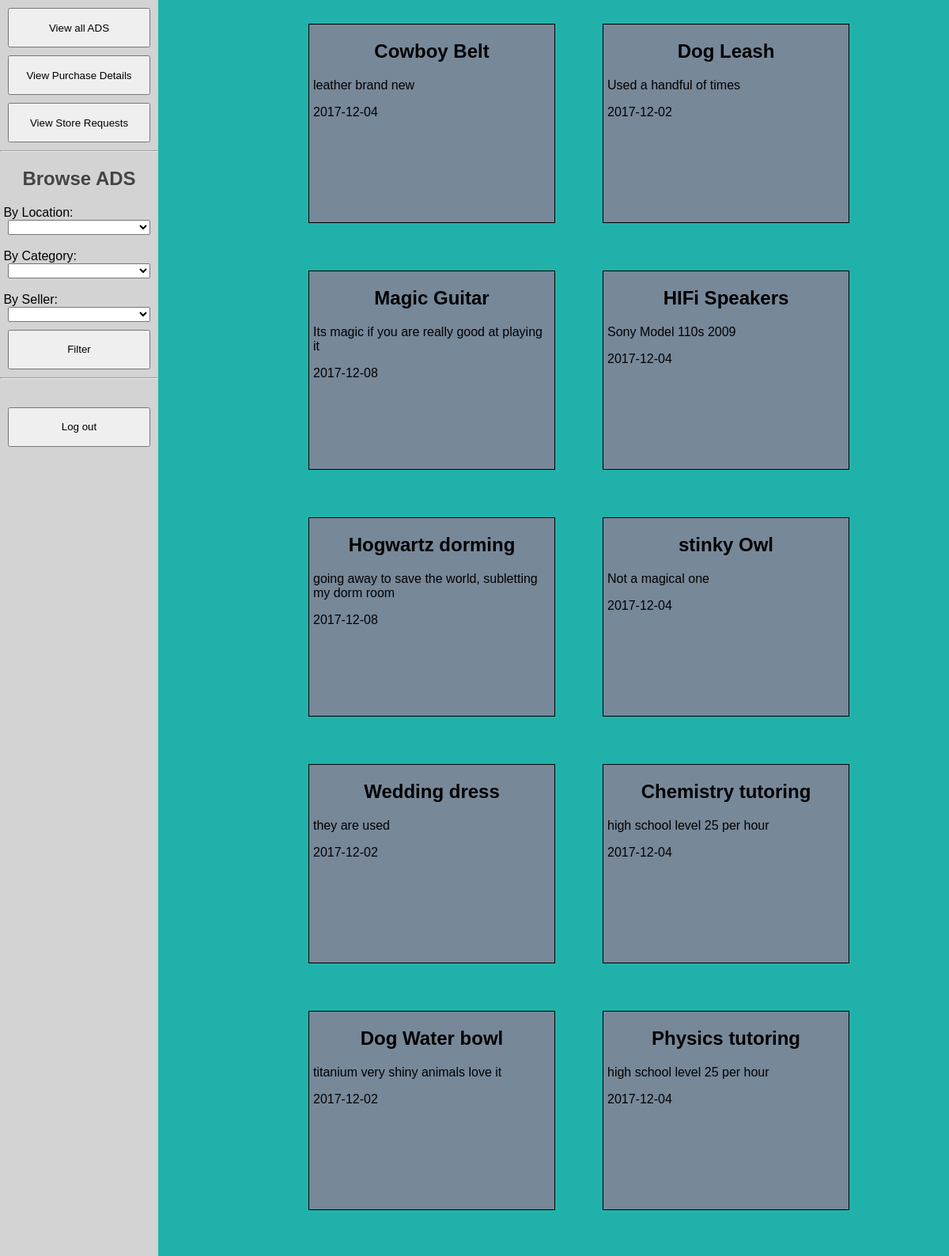
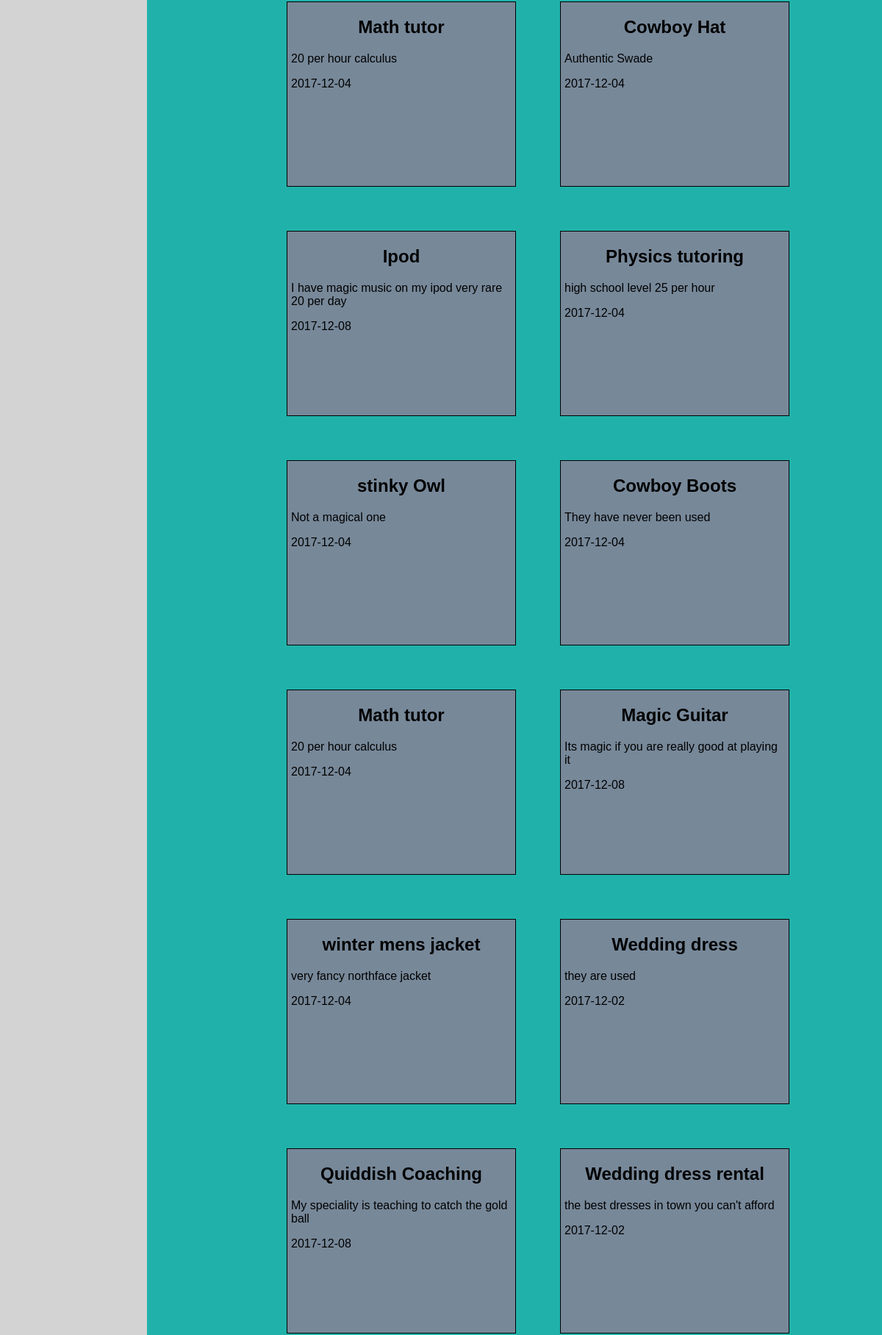
The page /userpage.php (signed in, upper part) on the database its author committed (2 pictures, top to bottom).
### tables this page shows
CREATE TABLE Ad (
    Id int PRIMARY KEY NOT NULL AUTO_INCREMENT,
    Username varchar(50) NOT NULL,
    Email varchar(50) NOT NULL,
    PhoneNumber varchar(20) NOT NULL,
    Price float NOT NULL,
    Available varchar(20) NOT NULL DEFAULT "ONLINE",
    ForSaleBy varchar(50) NOT NULL,
    Title varchar(50) NOT NULL,
    AdDesc varchar(255) NOT NULL,
    Addr varchar(100) NOT NULL,
    Category varchar(50) NOT NULL,
    SubCategory varchar(50) NOT NULL,
    Province varchar(50) NOT NULL,
    City varchar(50) NOT NULL,
    Posted Date,
    Sold   varchar(1) NOT NULL DEFAULT 'F',
    Promotion int NOT NULL DEFAULT 0,
    Rating int NOT NULL DEFAULT 0,
    Deleted varchar(1) NOT NULL DEFAULT 'F',
    Img    varchar(500) NOT NULL DEFAULT "",
    foreign key (Username) REFERENCES User(Username),
    foreign key (SubCategory) REFERENCES SubCategory(SubCategoryName),
    foreign key (City) REFERENCES City(city_name)
);

### utils.php (the view, shortened to what this page needs)
<?php
function locationDropdown($provinces,$cities,$selectedProvince = null,$selectedCity = null) {
    echo "<select required id='province' name='province' type='text'>";
    echo "<option value=''> </option>";
    for($i = 0; $i < count($provinces); $i++) {
      if($provinces[$i]["province_name"] == $selectedProvince) {
        echo "<option selected='selected' value='" . $provinces[$i]["province_name"]  . "'>" . str_replace("-"," ",$provinces[$i]["province_name"])  . "</option>";
      } else {
        echo "<option value='" . $provinces[$i]["province_name"]  . "'>" . str_replace("-"," ",$provinces[$i]["province_name"])  . "</option>";
      }
    }
    echo "</select>";
}
function displayAds($ads,$mode = "NORMAL") {
    if($mode == "NORMAL") {
        for($i = 0; $i < count($ads); $i++) {
            echo "<div onclick='window.location.href=" . "\"viewad.php?id=" . $ads[$i]["Id"]  . "\"" . ";'" . "class='ad'><h2>" . $ads[$i]["Title"] . '</h2>';
            echo "<p>"  . $ads[$i]["AdDesc"] .  "</p>";
            echo "<p>" . $ads[$i]["Posted"] . "</p>";
            echo "</div>";
        }
    }
}
?>

### userpage.php (shortened to what this page needs)
<?php include 'config.php'; ?>
<?php include 'utils.php'; ?>
<!doctype html>
<html lang="en">
  <head>
    <link rel="stylesheet" href="index.css"/>
    <link rel="stylesheet" href="userpage.css"/>
  </head>
  <body>
    <?
    $conn = new PDO("mysql:host=$servername;dbname=$dbname", $username, $password);
    $conn->setAttribute(PDO::ATTR_ERRMODE, PDO::ERRMODE_EXCEPTION);
    $stmt = $conn->prepare("SELECT * FROM Category");
    $stmt->execute();
    $stmt->setFetchMode(PDO::FETCH_ASSOC);
    $categories = $stmt->fetchAll();
    $stmt = $conn->prepare("SELECT * FROM Province");
    $stmt->execute();
    $stmt->setFetchMode(PDO::FETCH_ASSOC);
    $provinces = $stmt->fetchAll();
    $stmt = $conn->prepare("SELECT * FROM City");
    $stmt->execute();
    $stmt->setFetchMode(PDO::FETCH_ASSOC);
    $cities = $stmt->fetchAll();
    $stmt = $conn->prepare("SELECT DISTINCT a.Username FROM Ad a, User u WHERE u.Username = a.Username AND DATE_ADD(a.Posted, INTERVAL u.Membership DAY) >= CURDATE() AND a.Available='ONLINE' AND a.Deleted='F' AND Sold='F'");
    $stmt->execute();
    $stmt->setFetchMode(PDO::FETCH_ASSOC);
    $sellers = $stmt->fetchAll();
    $ads = array();
    if(isset($_GET["myads"])) {
        if($_GET["myads"] != "") {
            $stmt = $conn->prepare("SELECT * FROM Ad WHERE Username=:username");
            $stmt->bindParam(':username', $_SESSION["Username"]);
            $stmt->execute();
            $stmt->setFetchMode(PDO::FETCH_ASSOC);
            $ads = $stmt->fetchAll();
        }
    } else {
        $stmt = $conn->prepare("SELECT a.* FROM Ad a, User u WHERE u.Username = a.Username AND DATE_ADD(a.Posted, INTERVAL u.Membership DAY) >= CURDATE() AND a.Available='ONLINE' AND a.Deleted='F' AND Sold='F' ORDER BY a.Promotion DESC");
        $stmt->bindParam(':username', $_SESSION["Username"]);
        $stmt->execute();
        $stmt->setFetchMode(PDO::FETCH_ASSOC);
        $tempads = $stmt->fetchAll();
        for($i = 0; $i < count($tempads); $i++) {
            $filtered = false;
            if(!$filtered) {
                array_push($ads,$tempads[$i]);
            }
        }
    }
    ?>
    <? if($_SESSION["Usertype"] == "ADMIN") { ?>
        <div class="aside">
            <button type="button" onclick="viewAllAds()"> View all ADS </button>
            <button type="button" onclick="purchaseDetails()"> View Purchase Details </button>
            <button type="button" onclick="requests()"> View Store Requests </button>
            <hr>
            <h2> Browse ADS </h2>
            &nbsp;By Location: <br>
            <?php locationDropdown($provinces,$cities); ?>
            <br>
            &nbsp;By Category: <br>
            <select id="category">
                <option value="">  </option>
                <? for($i = 0; $i < count($categories); $i++) {
                    echo "<option value='" . $categories[$i]["CategoryName"]  . "'>" . $categories[$i]["CategoryName"]  . "</option>";
                } ?>
            </select>
            <br> &nbsp;By Seller: <br>
            <select id="seller">
                <option value="">  </option>
                <? for($i = 0; $i < count($sellers); $i++) {
                    echo "<option value='" . $sellers[$i]["Username"]  . "'>" . $sellers[$i]["Username"]  . "</option>";
                } ?>
            </select>
            <button type="button" onclick="filter()" >  Filter </button>
            <hr>
            <br>
            <button type="button" onclick="logout()"> Log out </button>
        </div>
        <div class="content">
                <?php displayAds($ads); ?>
        </div>
    <? } ?>
  </body>
</html>

### index.css (style rules this page uses)
html, body { margin:0px; padding:0px; height:100%; width:100%; font-family: Helvetica, sans-serif; }
body { display:flex; align-content: center; justify-content: center; }
select { margin:5px; }
button { flex: 0 0 auto; display:block; margin:10px; width:200px; height:50px; }
.aside { flex:0 0 auto; height:100%; width:200px; background-color:lightgrey; margin:0; margin-right:auto; }
.content { flex:1 0 auto; background-color:lightseagreen; display:flex; flex-flow:row wrap; overflow-y:scroll; max-width:70%; }
.aside button { width:90%; margin-left:auto; margin-right:auto; }
.aside h2 { text-align:center; color:#444444; }
.aside select { width:90%; display:block; margin:0 auto 0 auto; }
.ad { flex:0 0 auto; width:300px; height:250px; background-color:lightslategray; border:1px solid black; margin:30px; padding-left:5px; padding-right:5px; overflow:none; cursor:pointer; }
.ad h2 { text-align:center; }

### userpage.css (style rules this page uses)
body { background-color:lightseagreen; }

### rows shown on the page
ad: Title "Cowboy Belt", AdDesc "leather brand new", Posted "2017-12-04"
ad: Title "Dog Leash", AdDesc "Used a handful of times", Posted "2017-12-02"
ad: Title "Magic Guitar", AdDesc "Its magic if you are really good at playing it", Posted "2017-12-08"
ad: Title "HIFi Speakers", AdDesc "Sony Model 110s 2009", Posted "2017-12-04"
ad: Title "Hogwartz dorming", AdDesc "going away to save the world, subletting my dorm room", Posted "2017-12-08"
ad: Title "stinky Owl", AdDesc "Not a magical one", Posted "2017-12-04"
ad: Title "Wedding dress", AdDesc "they are used", Posted "2017-12-02"
ad: Title "Chemistry tutoring", AdDesc "high school level 25 per hour", Posted "2017-12-04"
ad: Title "Dog Water bowl", AdDesc "titanium very shiny animals love it", Posted "2017-12-02"
ad: Title "Physics tutoring", AdDesc "high school level 25 per hour", Posted "2017-12-04"
ad: Title "Math tutor", AdDesc "20 per hour calculus", Posted "2017-12-04"
ad: Title "Cowboy Hat", AdDesc "Authentic Swade", Posted "2017-12-04"
ad: Title "Ipod", AdDesc "I have magic music on my ipod very rare 20 per day", Posted "2017-12-08"
ad: Title "Physics tutoring", AdDesc "high school level 25 per hour", Posted "2017-12-04"
ad: Title "stinky Owl", AdDesc "Not a magical one", Posted "2017-12-04"
ad: Title "Cowboy Boots", AdDesc "They have never been used", Posted "2017-12-04"
ad: Title "Math tutor", AdDesc "20 per hour calculus", Posted "2017-12-04"
ad: Title "Magic Guitar", AdDesc "Its magic if you are really good at playing it", Posted "2017-12-08"
ad: Title "winter mens jacket", AdDesc "very fancy northface jacket", Posted "2017-12-04"
ad: Title "Wedding dress", AdDesc "they are used", Posted "2017-12-02"
ad: Title "Quiddish Coaching", AdDesc "My speciality is teaching to catch the gold ball", Posted "2017-12-08"
ad: Title "Wedding dress rental", AdDesc "the best dresses in town you can't afford", Posted "2017-12-02"
